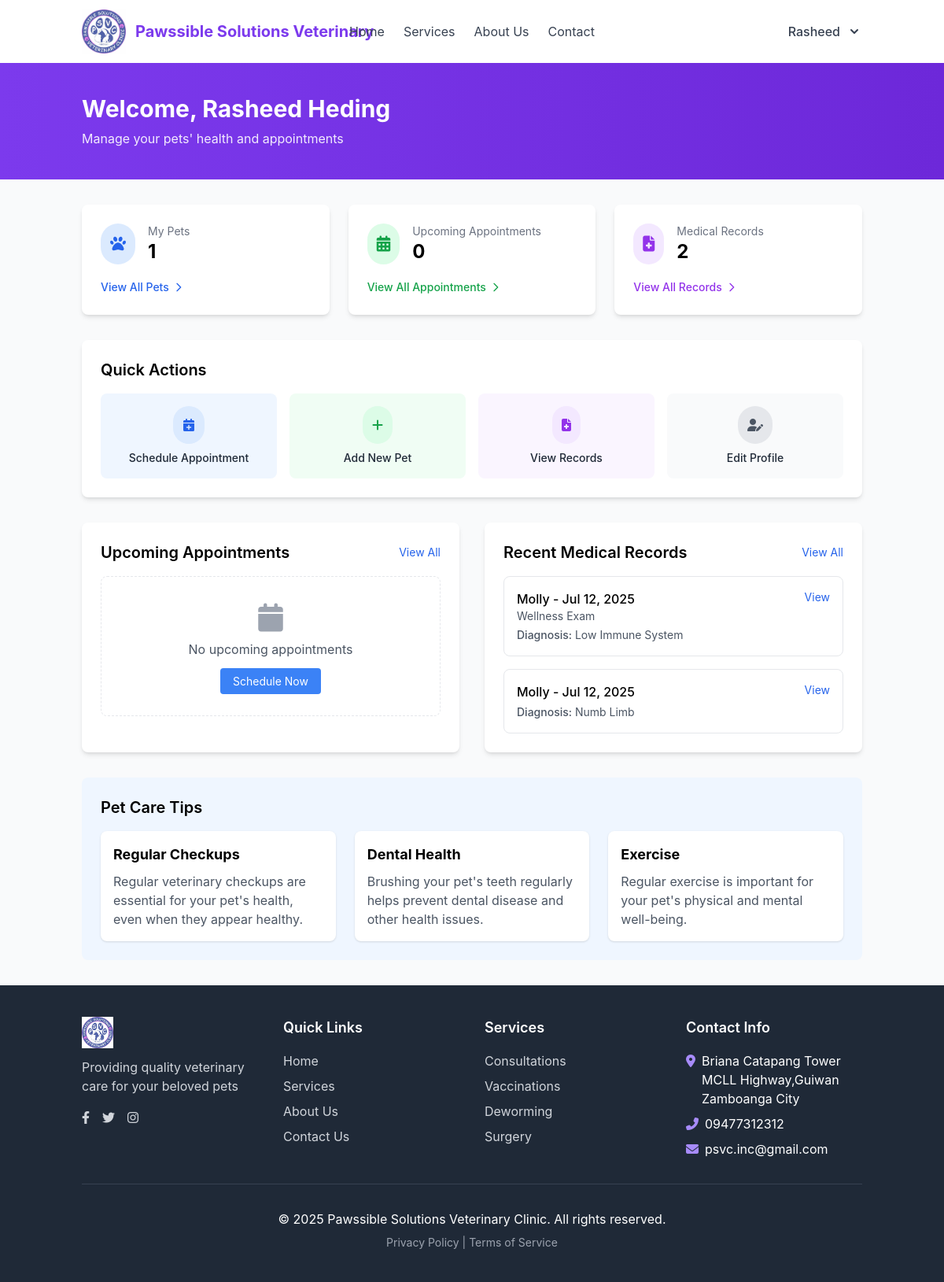
/dashboard.php (signed in), run on an earlier commit of the app's database.
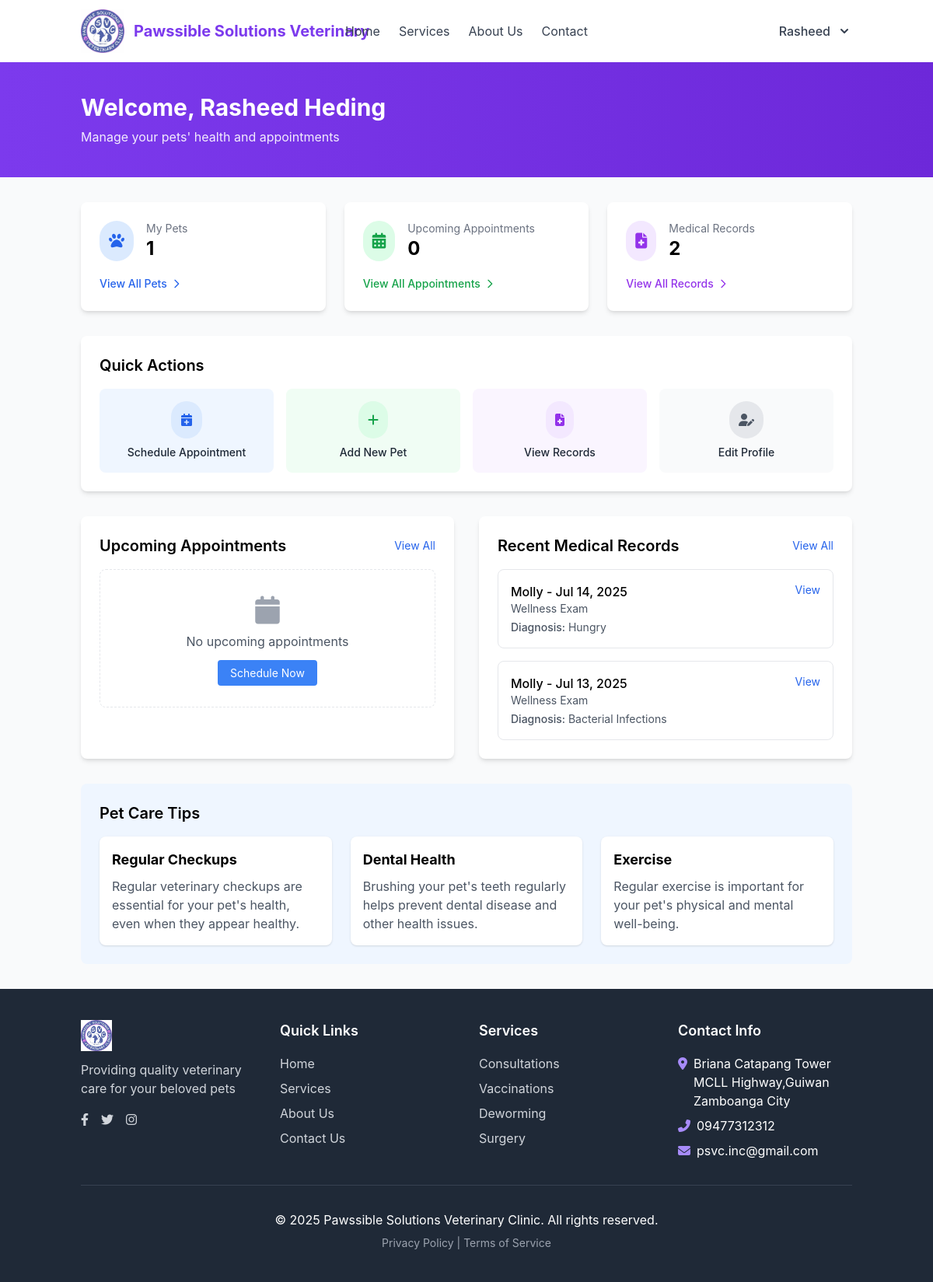
And on a later commit of the database.
### tables this page shows
CREATE TABLE `medical_records` (
  `id` int(11) NOT NULL,
  `pet_id` int(11) NOT NULL,
  `appointment_id` int(11) DEFAULT NULL,
  `record_date` date NOT NULL,
  `record_type` varchar(50) DEFAULT NULL,
  `diagnosis` text DEFAULT NULL,
  `treatment` text DEFAULT NULL,
  `medications` text DEFAULT NULL,
  `notes` text DEFAULT NULL,
  `created_by` int(11) NOT NULL,
  `created_at` timestamp NOT NULL DEFAULT current_timestamp(),
  `updated_at` timestamp NOT NULL DEFAULT current_timestamp() ON UPDATE current_timestamp()
);

CREATE TABLE `pets` (
  `id` int(11) NOT NULL,
  `owner_id` int(11) NOT NULL,
  `name` varchar(50) NOT NULL,
  `species` varchar(50) NOT NULL,
  `breed` varchar(50) DEFAULT NULL,
  `gender` enum('male','female','unknown') NOT NULL,
  `date_of_birth` date DEFAULT NULL,
  `weight` decimal(5,2) DEFAULT NULL,
  `microchip_id` varchar(50) DEFAULT NULL,
  `created_at` timestamp NOT NULL DEFAULT current_timestamp(),
  `updated_at` timestamp NOT NULL DEFAULT current_timestamp() ON UPDATE current_timestamp()
);

CREATE TABLE `appointments` (
  `id` int(11) NOT NULL,
  `appointment_number` varchar(20) NOT NULL DEFAULT '',
  `pet_id` int(11) NOT NULL,
  `vet_id` int(11) NOT NULL,
  `appointment_date` date NOT NULL,
  `appointment_time` time NOT NULL,
  `reason` varchar(100) NOT NULL,
  `notes` text DEFAULT NULL,
  `status` enum('scheduled','completed','cancelled','no-show') NOT NULL DEFAULT 'scheduled',
  `created_at` timestamp NOT NULL DEFAULT current_timestamp(),
  `updated_at` timestamp NOT NULL DEFAULT current_timestamp() ON UPDATE current_timestamp()
);

### dashboard.php (the view, shortened to what the changed rows need)
<?php
$user_id = $_SESSION['user_id'];
$first_name = $_SESSION['first_name'];
$last_name = $_SESSION['last_name'];
$database = new Database();
$db = $database->getConnection();
$records_query = "SELECT mr.*, p.name as pet_name, p.species,
                 a.reason as appointment_reason
                 FROM medical_records mr
                 JOIN pets p ON mr.pet_id = p.id
                 LEFT JOIN appointments a ON mr.appointment_id = a.id
                 WHERE p.owner_id = :user_id
                 ORDER BY mr.record_date DESC
                 LIMIT 5";
$records_stmt = $db->prepare($records_query);
$records_stmt->bindParam(':user_id', $user_id);
$records_stmt->execute();
include_once 'includes/header.php';
?>
<div class="bg-gradient-to-r from-violet-600 to-violet-700 py-10">
    <div class="container mx-auto px-4">
        <h1 class="text-3xl font-bold text-white">Welcome, <?php echo $first_name . ' ' . $last_name; ?></h1>
    </div>
</div>
<div class="container mx-auto px-4 py-8">
    <div class="bg-white rounded-lg shadow-md p-6 mb-8">
        <h2 class="text-xl font-semibold mb-4">Quick Actions</h2>
    </div>
    <div class="grid md:grid-cols-2 gap-8">
        <div class="bg-white rounded-lg shadow-md p-6">
            <div class="flex justify-between items-center mb-4">
                <h2 class="text-xl font-semibold">Upcoming Appointments</h2>
            </div>
        </div>
        <div class="bg-white rounded-lg shadow-md p-6">
            <div class="flex justify-between items-center mb-4">
                <h2 class="text-xl font-semibold">Recent Medical Records</h2>
            </div>
            <?php if ($records_stmt->rowCount() > 0): ?>
                <div class="space-y-4">
                    <?php while ($record = $records_stmt->fetch(PDO::FETCH_ASSOC)): ?>
                        <div class="border rounded-lg p-4 hover:bg-gray-50">
                            <div class="flex justify-between items-start">
                                <div>
                                    <p class="font-medium">
                                        <?php echo htmlspecialchars($record['pet_name']); ?> -
                                        <?php echo date('M d, Y', strtotime($record['record_date'])); ?>
                                    </p>
                                    <?php if (!empty($record['appointment_reason'])): ?>
                                        <p class="text-sm text-gray-600">
                                            <?php echo htmlspecialchars($record['appointment_reason']); ?>
                                        </p>
                                    <?php endif; ?>
                                    <?php if (!empty($record['diagnosis'])): ?>
                                        <p class="text-sm text-gray-600 mt-1">
                                            <span class="font-medium">Diagnosis:</span>
                                            <?php echo strlen($record['diagnosis']) > 50 ? htmlspecialchars(substr($record['diagnosis'], 0, 50)) . '...' : htmlspecialchars($record['diagnosis']); ?>
                                        </p>
                                    <?php endif; ?>
                                </div>
                                <a href="view_medical_record.php?id=<?php echo $record['id']; ?>" class="text-blue-600 hover:text-blue-800 text-sm">
                                    View
                                </a>
                            </div>
                        </div>
                    <?php endwhile; ?>
                </div>
            <?php endif; ?>
        </div>
    </div>
    <div class="mt-8 bg-blue-50 rounded-lg p-6">
        <h2 class="text-xl font-semibold mb-4">Pet Care Tips</h2>
    </div>
</div>
<?php include_once 'includes/footer.php'; ?>

What changed in the data, as far as the page shows it:
removed medical_records: pet.name "Molly", record_date "Jul 12, 2025", appointment.reason "Wellness Exam", diagnosis "Low Immune System"
removed medical_records: pet.name "Molly", record_date "Jul 12, 2025", diagnosis "Numb Limb"
added medical_records: pet.name "Molly", record_date "Jul 14, 2025", appointment.reason "Wellness Exam", diagnosis "Hungry"
added medical_records: pet.name "Molly", record_date "Jul 13, 2025", appointment.reason "Wellness Exam", diagnosis "Bacterial Infections"
